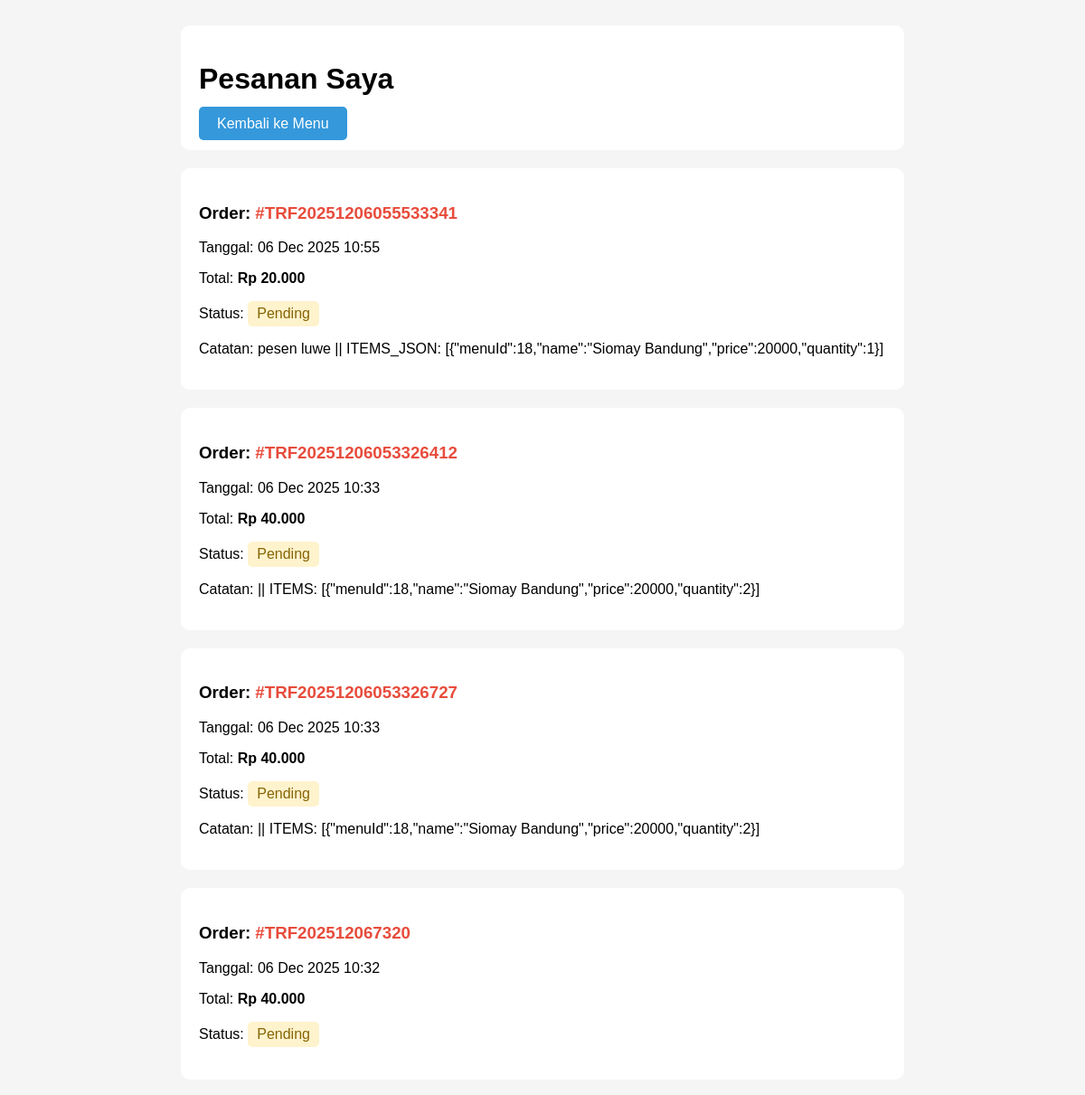
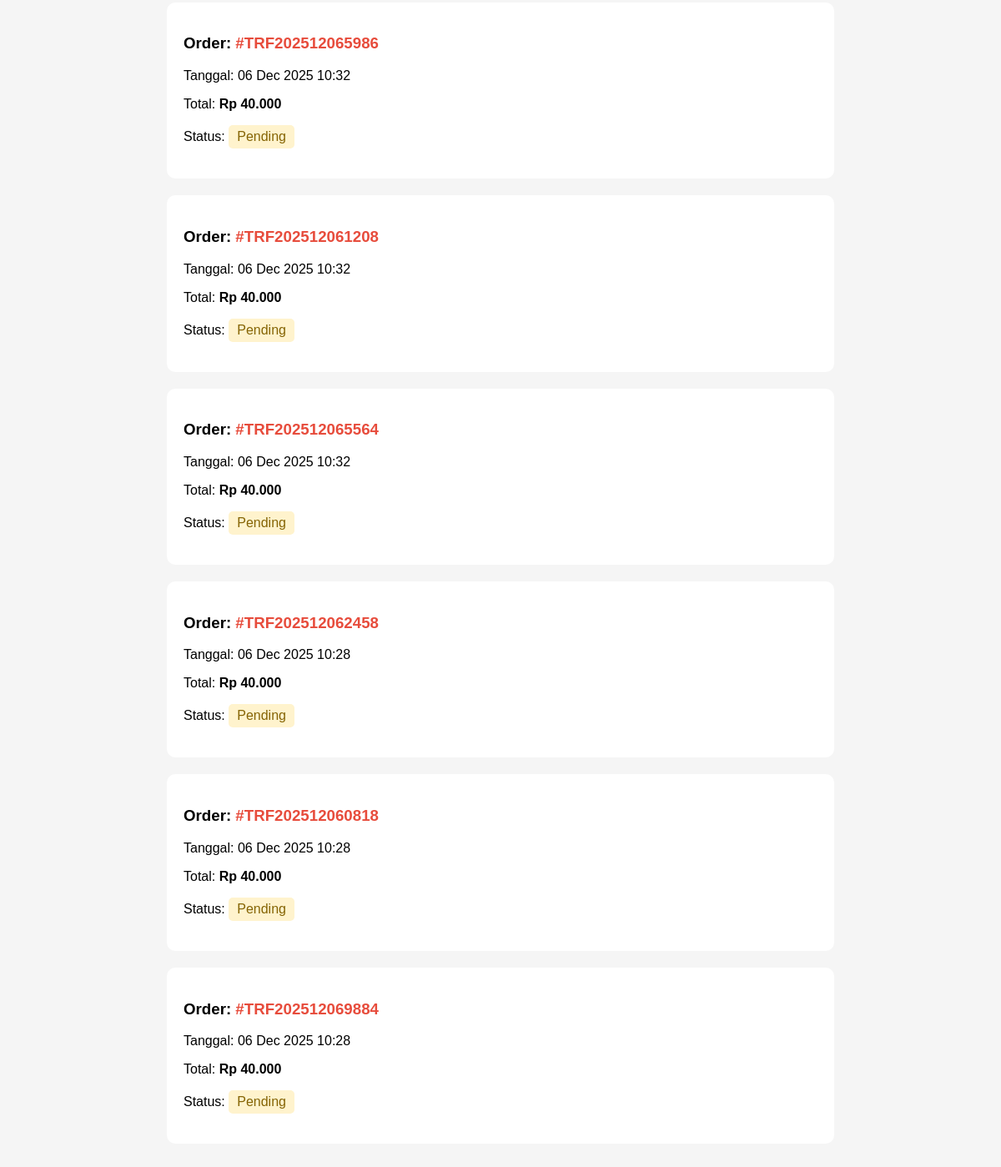
Page /dashboard.php (signed in) on the committed database (2 pictures, top to bottom).
### tables this page shows
CREATE TABLE `orders` (
  `id` int(11) NOT NULL,
  `order_code` varchar(50) NOT NULL,
  `user_id` int(11) NOT NULL,
  `total_amount` decimal(12,2) NOT NULL,
  `status` enum('pending','processing','completed','cancelled') DEFAULT 'pending',
  `order_date` timestamp NOT NULL DEFAULT current_timestamp(),
  `delivery_address` text DEFAULT NULL,
  `notes` text DEFAULT NULL
);

### dashboard.php (the view, shortened to what this page needs)
<?php
$host = 'sql100.infinityfree.com';
$dbname = 'if0_40586811_triyaskafood';
$username = 'if0_40586811';
$password = 'Anarus12';
try {
    $pdo = new PDO("mysql:host=$host;dbname=$dbname;charset=utf8mb4", $username, $password);
    $pdo->setAttribute(PDO::ATTR_ERRMODE, PDO::ERRMODE_EXCEPTION);
} catch (PDOException $e) {
    die("Database connection failed: " . $e->getMessage());
}
$user_id = $_SESSION['user_id'];
$stmt = $pdo->prepare("
    SELECT * FROM orders
    WHERE user_id = ?
    ORDER BY order_date DESC
    LIMIT 10
");
$stmt->execute([$user_id]);
$orders = $stmt->fetchAll();
?>
<!DOCTYPE html>
<html lang="id">
<head>
</head>
<body>
    <div class="container">
        <div class="header">
            <h1>Pesanan Saya</h1>
            <a href="index.php" class="btn">Kembali ke Menu</a>
        </div>
        <?php if (!empty($orders)): ?>
            <?php foreach($orders as $order): ?>
            <div class="card">
                <h3>Order: <span class="order-code">#<?= $order['order_code'] ?></span></h3>
                <p>Tanggal: <?= date('d M Y H:i', strtotime($order['order_date'])) ?></p>
                <p>Total: <strong>Rp <?= number_format($order['total_amount'], 0, ',', '.') ?></strong></p>
                <p>Status: <span class="status <?= $order['status'] ?>"><?= ucfirst($order['status']) ?></span></p>
                <?php if($order['notes']): ?>
                <p>Catatan: <?= htmlspecialchars($order['notes']) ?></p>
                <?php endif; ?>
            </div>
            <?php endforeach; ?>
        <?php endif; ?>
    </div>
</body>
</html>

### dashboard.php (style rules this page uses)
body { font-family: Arial, sans-serif; padding: 20px; background: #f5f5f5; }
.container { max-width: 800px; margin: 0 auto; }
.header { background: white; padding: 20px; border-radius: 10px; margin-bottom: 20px; }
.card { background: white; padding: 20px; border-radius: 10px; margin-bottom: 20px; }
.order-code { color: #e74c3c; font-weight: bold; }
.status { padding: 5px 10px; border-radius: 5px; display: inline-block; }
.pending { background: #fff3cd; color: #856404; }
.btn { padding: 10px 20px; background: #3498db; color: white; text-decoration: none; border-radius: 5px; }

### rows in the picture
orders: order_code "TRF20251206055533341", order_date "06 Dec 2025 10:55", total_amount "20.000", status "Pending", notes "pesen luwe || ITEMS_JSON: [{\"menuId\":18,\"name\":\"Siomay Bandung\",\"price\":20000,\"quantity\":1}]"
orders: order_code "TRF20251206053326412", order_date "06 Dec 2025 10:33", total_amount "40.000", status "Pending", notes "|| ITEMS: [{\"menuId\":18,\"name\":\"Siomay Bandung\",\"price\":20000,\"quantity\":2}]"
orders: order_code "TRF20251206053326727", order_date "06 Dec 2025 10:33", total_amount "40.000", status "Pending", notes "|| ITEMS: [{\"menuId\":18,\"name\":\"Siomay Bandung\",\"price\":20000,\"quantity\":2}]"
orders: order_code "TRF202512067320", order_date "06 Dec 2025 10:32", total_amount "40.000", status "Pending"
orders: order_code "TRF202512065986", order_date "06 Dec 2025 10:32", total_amount "40.000", status "Pending"
orders: order_code "TRF202512061208", order_date "06 Dec 2025 10:32", total_amount "40.000", status "Pending"
orders: order_code "TRF202512065564", order_date "06 Dec 2025 10:32", total_amount "40.000", status "Pending"
orders: order_code "TRF202512062458", order_date "06 Dec 2025 10:28", total_amount "40.000", status "Pending"
orders: order_code "TRF202512060818", order_date "06 Dec 2025 10:28", total_amount "40.000", status "Pending"
orders: order_code "TRF202512069884", order_date "06 Dec 2025 10:28", total_amount "40.000", status "Pending"
